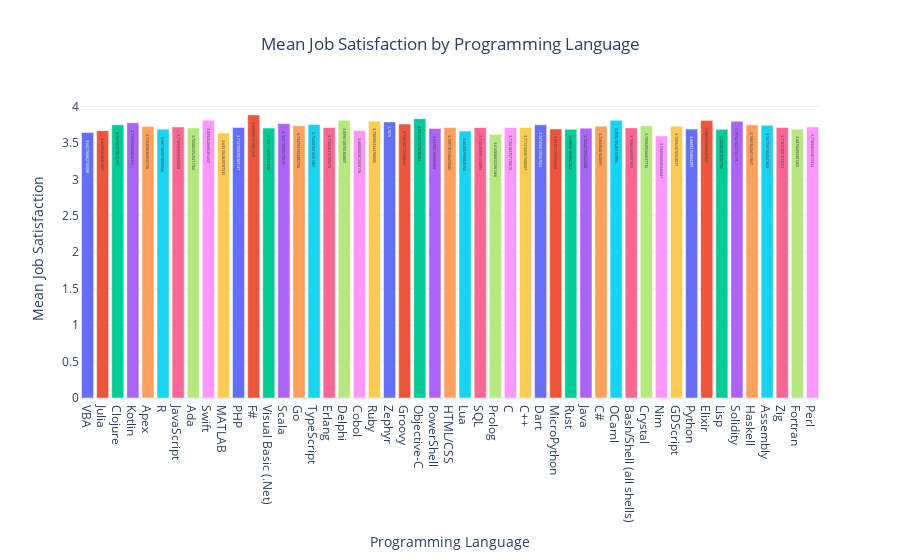

Write notebook code for a chart like this one.
### Code cell
# Create the bar plot
fig_lang = px.bar(
    mean_job_satisfaction_df, 
    x='Programming Language', 
    y='Mean Job Satisfaction', 
    title='Mean Job Satisfaction by Programming Language',
    labels={'Programming Language': 'Programming Language', 'Mean Job Satisfaction': 'Mean Job Satisfaction'},
    color='Programming Language',  # Optional: adds different colors to the bars
    text='Mean Job Satisfaction'  # Show the mean value on the bars
)

# Update layout for better appearance
fig_lang.update_layout(
    xaxis_title='Programming Language',
    yaxis_title='Mean Job Satisfaction',
    title_x=0.5,  # Center the title
    template='plotly_white',  # Use a clean white background
    showlegend=False
)

# Show the plot
fig_lang.show()

### Figure 1 — Plotly figure (JSON) as saved in the notebook; plotly's stock layout.template omitted (floating-point values rounded to 4 significant figures)
{"data": [{"alignmentgroup": "True", "hovertemplate": "Programming Language=%{x}<br>Mean Job Satisfaction=%{text}<extra></extra>", "legendgroup": "VBA", "marker": {"color": "#636efa", "pattern": {"shape": ""}}, "name": "VBA", "offsetgroup": "VBA", "orientation": "v", "showlegend": true, "text": [3.642], "textposition": "auto", "type": "bar", "x": ["VBA"], "xaxis": "x", "y": [3.642], "yaxis": "y"}, {"alignmentgroup": "True", "hovertemplate": "Programming Language=%{x}<br>Mean Job Satisfaction=%{text}<extra></extra>", "legendgroup": "Julia", "marker": {"color": "#EF553B", "pattern": {"shape": ""}}, "name": "Julia", "offsetgroup": "Julia", "orientation": "v", "showlegend": true, "text": [3.668], "textposition": "auto", "type": "bar", "x": ["Julia"], "xaxis": "x", "y": [3.668], "yaxis": "y"}, {"alignmentgroup": "True", "hovertemplate": "Programming Language=%{x}<br>Mean Job Satisfaction=%{text}<extra></extra>", "legendgroup": "Clojure", "marker": {"color": "#00cc96", "pattern": {"shape": ""}}, "name": "Clojure", "offsetgroup": "Clojure", "orientation": "v", "showlegend": true, "text": [3.748], "textposition": "auto", "type": "bar", "x": ["Clojure"], "xaxis": "x", "y": [3.748], "yaxis": "y"}, {"alignmentgroup": "True", "hovertemplate": "Programming Language=%{x}<br>Mean Job Satisfaction=%{text}<extra></extra>", "legendgroup": "Kotlin", "marker": {"color": "#ab63fa", "pattern": {"shape": ""}}, "name": "Kotlin", "offsetgroup": "Kotlin", "orientation": "v", "showlegend": true, "text": [3.776], "textposition": "auto", "type": "bar", "x": ["Kotlin"], "xaxis": "x", "y": [3.776], "yaxis": "y"}, {"alignmentgroup": "True", "hovertemplate": "Programming Language=%{x}<br>Mean Job Satisfaction=%{text}<extra></extra>", "legendgroup": "Apex", "marker": {"color": "#FFA15A", "pattern": {"shape": ""}}, "name": "Apex", "offsetgroup": "Apex", "orientation": "v", "showlegend": true, "text": [3.725], "textposition": "auto", "type": "bar", "x": ["Apex"], "xaxis": "x", "y": [3.725], "yaxis": "y"}, {"alignmentgroup": "True", "hovertemplate": "Programming Language=%{x}<br>Mean Job Satisfaction=%{text}<extra></extra>", "legendgroup": "R", "marker": {"color": "#19d3f3", "pattern": {"shape": ""}}, "name": "R", "offsetgroup": "R", "orientation": "v", "showlegend": true, "text": [3.687], "textposition": "auto", "type": "bar", "x": ["R"], "xaxis": "x", "y": [3.687], "yaxis": "y"}, {"alignmentgroup": "True", "hovertemplate": "Programming Language=%{x}<br>Mean Job Satisfaction=%{text}<extra></extra>", "legendgroup": "JavaScript", "marker": {"color": "#FF6692", "pattern": {"shape": ""}}, "name": "JavaScript", "offsetgroup": "JavaScript", "orientation": "v", "showlegend": true, "text": [3.719], "textposition": "auto", "type": "bar", "x": ["JavaScript"], "xaxis": "x", "y": [3.719], "yaxis": "y"}, {"alignmentgroup": "True", "hovertemplate": "Programming Language=%{x}<br>Mean Job Satisfaction=%{text}<extra></extra>", "legendgroup": "Ada", "marker": {"color": "#B6E880", "pattern": {"shape": ""}}, "name": "Ada", "offsetgroup": "Ada", "orientation": "v", "showlegend": true, "text": [3.706], "textposition": "auto", "type": "bar", "x": ["Ada"], "xaxis": "x", "y": [3.706], "yaxis": "y"}, {"alignmentgroup": "True", "hovertemplate": "Programming Language=%{x}<br>Mean Job Satisfaction=%{text}<extra></extra>", "legendgroup": "Swift", "marker": {"color": "#FF97FF", "pattern": {"shape": ""}}, "name": "Swift", "offsetgroup": "Swift", "orientation": "v", "showlegend": true, "text": [3.809], "textposition": "auto", "type": "bar", "x": ["Swift"], "xaxis": "x", "y": [3.809], "yaxis": "y"}, {"alignmentgroup": "True", "hovertemplate": "Programming Language=%{x}<br>Mean Job Satisfaction=%{text}<extra></extra>", "legendgroup": "MATLAB", "marker": {"color": "#FECB52", "pattern": {"shape": ""}}, "name": "MATLAB", "offsetgroup": "MATLAB", "orientation": "v", "showlegend": true, "text": [3.635], "textposition": "auto", "type": "bar", "x": ["MATLAB"], "xaxis": "x", "y": [3.635], "yaxis": "y"}, {"alignmentgroup": "True", "hovertemplate": "Programming Language=%{x}<br>Mean Job Satisfaction=%{text}<extra></extra>", "legendgroup": "PHP", "marker": {"color": "#636efa", "pattern": {"shape": ""}}, "name": "PHP", "offsetgroup": "PHP", "orientation": "v", "showlegend": true, "text": [3.713], "textposition": "auto", "type": "bar", "x": ["PHP"], "xaxis": "x", "y": [3.713], "yaxis": "y"}, {"alignmentgroup": "True", "hovertemplate": "Programming Language=%{x}<br>Mean Job Satisfaction=%{text}<extra></extra>", "legendgroup": "F#", "marker": {"color": "#EF553B", "pattern": {"shape": ""}}, "name": "F#", "offsetgroup": "F#", "orientation": "v", "showlegend": true, "text": [3.884], "textposition": "auto", "type": "bar", "x": ["F#"], "xaxis": "x", "y": [3.884], "yaxis": "y"}, {"alignmentgroup": "True", "hovertemplate": "Programming Language=%{x}<br>Mean Job Satisfaction=%{text}<extra></extra>", "legendgroup": "Visual Basic (.Net)", "marker": {"color": "#00cc96", "pattern": {"shape": ""}}, "name": "Visual Basic (.Net)", "offsetgroup": "Visual Basic (.Net)", "orientation": "v", "showlegend": true, "text": [3.703], "textposition": "auto", "type": "bar", "x": ["Visual Basic (.Net)"], "xaxis": "x", "y": [3.703], "yaxis": "y"}, {"alignmentgroup": "True", "hovertemplate": "Programming Language=%{x}<br>Mean Job Satisfaction=%{text}<extra></extra>", "legendgroup": "Scala", "marker": {"color": "#ab63fa", "pattern": {"shape": ""}}, "name": "Scala", "offsetgroup": "Scala", "orientation": "v", "showlegend": true, "text": [3.764], "textposition": "auto", "type": "bar", "x": ["Scala"], "xaxis": "x", "y": [3.764], "yaxis": "y"}, {"alignmentgroup": "True", "hovertemplate": "Programming Language=%{x}<br>Mean Job Satisfaction=%{text}<extra></extra>", "legendgroup": "Go", "marker": {"color": "#FFA15A", "pattern": {"shape": ""}}, "name": "Go", "offsetgroup": "Go", "orientation": "v", "showlegend": true, "text": [3.734], "textposition": "auto", "type": "bar", "x": ["Go"], "xaxis": "x", "y": [3.734], "yaxis": "y"}, {"alignmentgroup": "True", "hovertemplate": "Programming Language=%{x}<br>Mean Job Satisfaction=%{text}<extra></extra>", "legendgroup": "TypeScript", "marker": {"color": "#19d3f3", "pattern": {"shape": ""}}, "name": "TypeScript", "offsetgroup": "TypeScript", "orientation": "v", "showlegend": true, "text": [3.753], "textposition": "auto", "type": "bar", "x": ["TypeScript"], "xaxis": "x", "y": [3.753], "yaxis": "y"}, {"alignmentgroup": "True", "hovertemplate": "Programming Language=%{x}<br>Mean Job Satisfaction=%{text}<extra></extra>", "legendgroup": "Erlang", "marker": {"color": "#FF6692", "pattern": {"shape": ""}}, "name": "Erlang", "offsetgroup": "Erlang", "orientation": "v", "showlegend": true, "text": [3.711], "textposition": "auto", "type": "bar", "x": ["Erlang"], "xaxis": "x", "y": [3.711], "yaxis": "y"}, {"alignmentgroup": "True", "hovertemplate": "Programming Language=%{x}<br>Mean Job Satisfaction=%{text}<extra></extra>", "legendgroup": "Delphi", "marker": {"color": "#B6E880", "pattern": {"shape": ""}}, "name": "Delphi", "offsetgroup": "Delphi", "orientation": "v", "showlegend": true, "text": [3.809], "textposition": "auto", "type": "bar", "x": ["Delphi"], "xaxis": "x", "y": [3.809], "yaxis": "y"}, {"alignmentgroup": "True", "hovertemplate": "Programming Language=%{x}<br>Mean Job Satisfaction=%{text}<extra></extra>", "legendgroup": "Cobol", "marker": {"color": "#FF97FF", "pattern": {"shape": ""}}, "name": "Cobol", "offsetgroup": "Cobol", "orientation": "v", "showlegend": true, "text": [3.669], "textposition": "auto", "type": "bar", "x": ["Cobol"], "xaxis": "x", "y": [3.669], "yaxis": "y"}, {"alignmentgroup": "True", "hovertemplate": "Programming Language=%{x}<br>Mean Job Satisfaction=%{text}<extra></extra>", "legendgroup": "Ruby", "marker": {"color": "#FECB52", "pattern": {"shape": ""}}, "name": "Ruby", "offsetgroup": "Ruby", "orientation": "v", "showlegend": true, "text": [3.798], "textposition": "auto", "type": "bar", "x": ["Ruby"], "xaxis": "x", "y": [3.798], "yaxis": "y"}, {"alignmentgroup": "True", "hovertemplate": "Programming Language=%{x}<br>Mean Job Satisfaction=%{text}<extra></extra>", "legendgroup": "Zephyr", "marker": {"color": "#636efa", "pattern": {"shape": ""}}, "name": "Zephyr", "offsetgroup": "Zephyr", "orientation": "v", "showlegend": true, "text": [3.788], "textposition": "auto", "type": "bar", "x": ["Zephyr"], "xaxis": "x", "y": [3.788], "yaxis": "y"}, {"alignmentgroup": "True", "hovertemplate": "Programming Language=%{x}<br>Mean Job Satisfaction=%{text}<extra></extra>", "legendgroup": "Groovy", "marker": {"color": "#EF553B", "pattern": {"shape": ""}}, "name": "Groovy", "offsetgroup": "Groovy", "orientation": "v", "showlegend": true, "text": [3.759], "textposition": "auto", "type": "bar", "x": ["Groovy"], "xaxis": "x", "y": [3.759], "yaxis": "y"}, {"alignmentgroup": "True", "hovertemplate": "Programming Language=%{x}<br>Mean Job Satisfaction=%{text}<extra></extra>", "legendgroup": "Objective-C", "marker": {"color": "#00cc96", "pattern": {"shape": ""}}, "name": "Objective-C", "offsetgroup": "Objective-C", "orientation": "v", "showlegend": true, "text": [3.832], "textposition": "auto", "type": "bar", "x": ["Objective-C"], "xaxis": "x", "y": [3.832], "yaxis": "y"}, {"alignmentgroup": "True", "hovertemplate": "Programming Language=%{x}<br>Mean Job Satisfaction=%{text}<extra></extra>", "legendgroup": "PowerShell", "marker": {"color": "#ab63fa", "pattern": {"shape": ""}}, "name": "PowerShell", "offsetgroup": "PowerShell", "orientation": "v", "showlegend": true, "text": [3.697], "textposition": "auto", "type": "bar", "x": ["PowerShell"], "xaxis": "x", "y": [3.697], "yaxis": "y"}, {"alignmentgroup": "True", "hovertemplate": "Programming Language=%{x}<br>Mean Job Satisfaction=%{text}<extra></extra>", "legendgroup": "HTML/CSS", "marker": {"color": "#FFA15A", "pattern": {"shape": ""}}, "name": "HTML/CSS", "offsetgroup": "HTML/CSS", "orientation": "v", "showlegend": true, "text": [3.71], "textposition": "auto", "type": "bar", "x": ["HTML/CSS"], "xaxis": "x", "y": [3.71], "yaxis": "y"}, {"alignmentgroup": "True", "hovertemplate": "Programming Language=%{x}<br>Mean Job Satisfaction=%{text}<extra></extra>", "legendgroup": "Lua", "marker": {"color": "#19d3f3", "pattern": {"shape": ""}}, "name": "Lua", "offsetgroup": "Lua", "orientation": "v", "showlegend": true, "text": [3.662], "textposition": "auto", "type": "bar", "x": ["Lua"], "xaxis": "x", "y": [3.662], "yaxis": "y"}, {"alignmentgroup": "True", "hovertemplate": "Programming Language=%{x}<br>Mean Job Satisfaction=%{text}<extra></extra>", "legendgroup": "SQL", "marker": {"color": "#FF6692", "pattern": {"shape": ""}}, "name": "SQL", "offsetgroup": "SQL", "orientation": "v", "showlegend": true, "text": [3.711], "textposition": "auto", "type": "bar", "x": ["SQL"], "xaxis": "x", "y": [3.711], "yaxis": "y"}, {"alignmentgroup": "True", "hovertemplate": "Programming Language=%{x}<br>Mean Job Satisfaction=%{text}<extra></extra>", "legendgroup": "Prolog", "marker": {"color": "#B6E880", "pattern": {"shape": ""}}, "name": "Prolog", "offsetgroup": "Prolog", "orientation": "v", "showlegend": true, "text": [3.615], "textposition": "auto", "type": "bar", "x": ["Prolog"], "xaxis": "x", "y": [3.615], "yaxis": "y"}, {"alignmentgroup": "True", "hovertemplate": "Programming Language=%{x}<br>Mean Job Satisfaction=%{text}<extra></extra>", "legendgroup": "C", "marker": {"color": "#FF97FF", "pattern": {"shape": ""}}, "name": "C", "offsetgroup": "C", "orientation": "v", "showlegend": true, "text": [3.71], "textposition": "auto", "type": "bar", "x": ["C"], "xaxis": "x", "y": [3.71], "yaxis": "y"}, {"alignmentgroup": "True", "hovertemplate": "Programming Language=%{x}<br>Mean Job Satisfaction=%{text}<extra></extra>", "legendgroup": "C++", "marker": {"color": "#FECB52", "pattern": {"shape": ""}}, "name": "C++", "offsetgroup": "C++", "orientation": "v", "showlegend": true, "text": [3.711], "textposition": "auto", "type": "bar", "x": ["C++"], "xaxis": "x", "y": [3.711], "yaxis": "y"}, {"alignmentgroup": "True", "hovertemplate": "Programming Language=%{x}<br>Mean Job Satisfaction=%{text}<extra></extra>", "legendgroup": "Dart", "marker": {"color": "#636efa", "pattern": {"shape": ""}}, "name": "Dart", "offsetgroup": "Dart", "orientation": "v", "showlegend": true, "text": [3.747], "textposition": "auto", "type": "bar", "x": ["Dart"], "xaxis": "x", "y": [3.747], "yaxis": "y"}, {"alignmentgroup": "True", "hovertemplate": "Programming Language=%{x}<br>Mean Job Satisfaction=%{text}<extra></extra>", "legendgroup": "MicroPython", "marker": {"color": "#EF553B", "pattern": {"shape": ""}}, "name": "MicroPython", "offsetgroup": "MicroPython", "orientation": "v", "showlegend": true, "text": [3.691], "textposition": "auto", "type": "bar", "x": ["MicroPython"], "xaxis": "x", "y": [3.691], "yaxis": "y"}, {"alignmentgroup": "True", "hovertemplate": "Programming Language=%{x}<br>Mean Job Satisfaction=%{text}<extra></extra>", "legendgroup": "Rust", "marker": {"color": "#00cc96", "pattern": {"shape": ""}}, "name": "Rust", "offsetgroup": "Rust", "orientation": "v", "showlegend": true, "text": [3.687], "textposition": "auto", "type": "bar", "x": ["Rust"], "xaxis": "x", "y": [3.687], "yaxis": "y"}, {"alignmentgroup": "True", "hovertemplate": "Programming Language=%{x}<br>Mean Job Satisfaction=%{text}<extra></extra>", "legendgroup": "Java", "marker": {"color": "#ab63fa", "pattern": {"shape": ""}}, "name": "Java", "offsetgroup": "Java", "orientation": "v", "showlegend": true, "text": [3.702], "textposition": "auto", "type": "bar", "x": ["Java"], "xaxis": "x", "y": [3.702], "yaxis": "y"}, {"alignmentgroup": "True", "hovertemplate": "Programming Language=%{x}<br>Mean Job Satisfaction=%{text}<extra></extra>", "legendgroup": "C#", "marker": {"color": "#FFA15A", "pattern": {"shape": ""}}, "name": "C#", "offsetgroup": "C#", "orientation": "v", "showlegend": true, "text": [3.728], "textposition": "auto", "type": "bar", "x": ["C#"], "xaxis": "x", "y": [3.728], "yaxis": "y"}, {"alignmentgroup": "True", "hovertemplate": "Programming Language=%{x}<br>Mean Job Satisfaction=%{text}<extra></extra>", "legendgroup": "OCaml", "marker": {"color": "#19d3f3", "pattern": {"shape": ""}}, "name": "OCaml", "offsetgroup": "OCaml", "orientation": "v", "showlegend": true, "text": [3.809], "textposition": "auto", "type": "bar", "x": ["OCaml"], "xaxis": "x", "y": [3.809], "yaxis": "y"}, {"alignmentgroup": "True", "hovertemplate": "Programming Language=%{x}<br>Mean Job Satisfaction=%{text}<extra></extra>", "legendgroup": "Bash/Shell (all shells)", "marker": {"color": "#FF6692", "pattern": {"shape": ""}}, "name": "Bash/Shell (all shells)", "offsetgroup": "Bash/Shell (all shells)", "orientation": "v", "showlegend": true, "text": [3.706], "textposition": "auto", "type": "bar", "x": ["Bash/Shell (all shells)"], "xaxis": "x", "y": [3.706], "yaxis": "y"}, {"alignmentgroup": "True", "hovertemplate": "Programming Language=%{x}<br>Mean Job Satisfaction=%{text}<extra></extra>", "legendgroup": "Crystal", "marker": {"color": "#B6E880", "pattern": {"shape": ""}}, "name": "Crystal", "offsetgroup": "Crystal", "orientation": "v", "showlegend": true, "text": [3.736], "textposition": "auto", "type": "bar", "x": ["Crystal"], "xaxis": "x", "y": [3.736], "yaxis": "y"}, {"alignmentgroup": "True", "hovertemplate": "Programming Language=%{x}<br>Mean Job Satisfaction=%{text}<extra></extra>", "legendgroup": "Nim", "marker": {"color": "#FF97FF", "pattern": {"shape": ""}}, "name": "Nim", "offsetgroup": "Nim", "orientation": "v", "showlegend": true, "text": [3.595], "textposition": "auto", "type": "bar", "x": ["Nim"], "xaxis": "x", "y": [3.595], "yaxis": "y"}, {"alignmentgroup": "True", "hovertemplate": "Programming Language=%{x}<br>Mean Job Satisfaction=%{text}<extra></extra>", "legendgroup": "GDScript", "marker": {"color": "#FECB52", "pattern": {"shape": ""}}, "name": "GDScript", "offsetgroup": "GDScript", "orientation": "v", "showlegend": true, "text": [3.727], "textposition": "auto", "type": "bar", "x": ["GDScript"], "xaxis": "x", "y": [3.727], "yaxis": "y"}, {"alignmentgroup": "True", "hovertemplate": "Programming Language=%{x}<br>Mean Job Satisfaction=%{text}<extra></extra>", "legendgroup": "Python", "marker": {"color": "#636efa", "pattern": {"shape": ""}}, "name": "Python", "offsetgroup": "Python", "orientation": "v", "showlegend": true, "text": [3.689], "textposition": "auto", "type": "bar", "x": ["Python"], "xaxis": "x", "y": [3.689], "yaxis": "y"}, {"alignmentgroup": "True", "hovertemplate": "Programming Language=%{x}<br>Mean Job Satisfaction=%{text}<extra></extra>", "legendgroup": "Elixir", "marker": {"color": "#EF553B", "pattern": {"shape": ""}}, "name": "Elixir", "offsetgroup": "Elixir", "orientation": "v", "showlegend": true, "text": [3.807], "textposition": "auto", "type": "bar", "x": ["Elixir"], "xaxis": "x", "y": [3.807], "yaxis": "y"}, {"alignmentgroup": "True", "hovertemplate": "Programming Language=%{x}<br>Mean Job Satisfaction=%{text}<extra></extra>", "legendgroup": "Lisp", "marker": {"color": "#00cc96", "pattern": {"shape": ""}}, "name": "Lisp", "offsetgroup": "Lisp", "orientation": "v", "showlegend": true, "text": [3.685], "textposition": "auto", "type": "bar", "x": ["Lisp"], "xaxis": "x", "y": [3.685], "yaxis": "y"}, {"alignmentgroup": "True", "hovertemplate": "Programming Language=%{x}<br>Mean Job Satisfaction=%{text}<extra></extra>", "legendgroup": "Solidity", "marker": {"color": "#ab63fa", "pattern": {"shape": ""}}, "name": "Solidity", "offsetgroup": "Solidity", "orientation": "v", "showlegend": true, "text": [3.797], "textposition": "auto", "type": "bar", "x": ["Solidity"], "xaxis": "x", "y": [3.797], "yaxis": "y"}, {"alignmentgroup": "True", "hovertemplate": "Programming Language=%{x}<br>Mean Job Satisfaction=%{text}<extra></extra>", "legendgroup": "Haskell", "marker": {"color": "#FFA15A", "pattern": {"shape": ""}}, "name": "Haskell", "offsetgroup": "Haskell", "orientation": "v", "showlegend": true, "text": [3.748], "textposition": "auto", "type": "bar", "x": ["Haskell"], "xaxis": "x", "y": [3.748], "yaxis": "y"}, {"alignmentgroup": "True", "hovertemplate": "Programming Language=%{x}<br>Mean Job Satisfaction=%{text}<extra></extra>", "legendgroup": "Assembly", "marker": {"color": "#19d3f3", "pattern": {"shape": ""}}, "name": "Assembly", "offsetgroup": "Assembly", "orientation": "v", "showlegend": true, "text": [3.742], "textposition": "auto", "type": "bar", "x": ["Assembly"], "xaxis": "x", "y": [3.742], "yaxis": "y"}, {"alignmentgroup": "True", "hovertemplate": "Programming Language=%{x}<br>Mean Job Satisfaction=%{text}<extra></extra>", "legendgroup": "Zig", "marker": {"color": "#FF6692", "pattern": {"shape": ""}}, "name": "Zig", "offsetgroup": "Zig", "orientation": "v", "showlegend": true, "text": [3.71], "textposition": "auto", "type": "bar", "x": ["Zig"], "xaxis": "x", "y": [3.71], "yaxis": "y"}, {"alignmentgroup": "True", "hovertemplate": "Programming Language=%{x}<br>Mean Job Satisfaction=%{text}<extra></extra>", "legendgroup": "Fortran", "marker": {"color": "#B6E880", "pattern": {"shape": ""}}, "name": "Fortran", "offsetgroup": "Fortran", "orientation": "v", "showlegend": true, "text": [3.688], "textposition": "auto", "type": "bar", "x": ["Fortran"], "xaxis": "x", "y": [3.688], "yaxis": "y"}, {"alignmentgroup": "True", "hovertemplate": "Programming Language=%{x}<br>Mean Job Satisfaction=%{text}<extra></extra>", "legendgroup": "Perl", "marker": {"color": "#FF97FF", "pattern": {"shape": ""}}, "name": "Perl", "offsetgroup": "Perl", "orientation": "v", "showlegend": true, "text": [3.719], "textposition": "auto", "type": "bar", "x": ["Perl"], "xaxis": "x", "y": [3.719], "yaxis": "y"}], "layout": {"barmode": "relative", "legend": {"title": {"text": "Programming Language"}, "tracegroupgap": 0}, "showlegend": false, "title": {"text": "Mean Job Satisfaction by Programming Language", "x": 0.5}, "xaxis": {"anchor": "y", "categoryarray": ["VBA", "Julia", "Clojure", "Kotlin", "Apex", "R", "JavaScript", "Ada", "Swift", "MATLAB", "PHP", "F#", "Visual Basic (.Net)", "Scala", "Go", "TypeScript", "Erlang", "Delphi", "Cobol", "Ruby", "Zephyr", "Groovy", "Objective-C", "PowerShell", "HTML/CSS", "Lua", "SQL", "Prolog", "C", "C++", "Dart", "MicroPython", "Rust", "Java", "C#", "OCaml", "Bash/Shell (all shells)", "Crystal", "Nim", "GDScript", "Python", "Elixir", "Lisp", "Solidity", "Haskell", "Assembly", "Zig", "Fortran", "Perl"], "categoryorder": "array", "domain": [0, 1], "title": {"text": "Programming Language"}}, "yaxis": {"anchor": "x", "domain": [0, 1], "title": {"text": "Mean Job Satisfaction"}}}}
